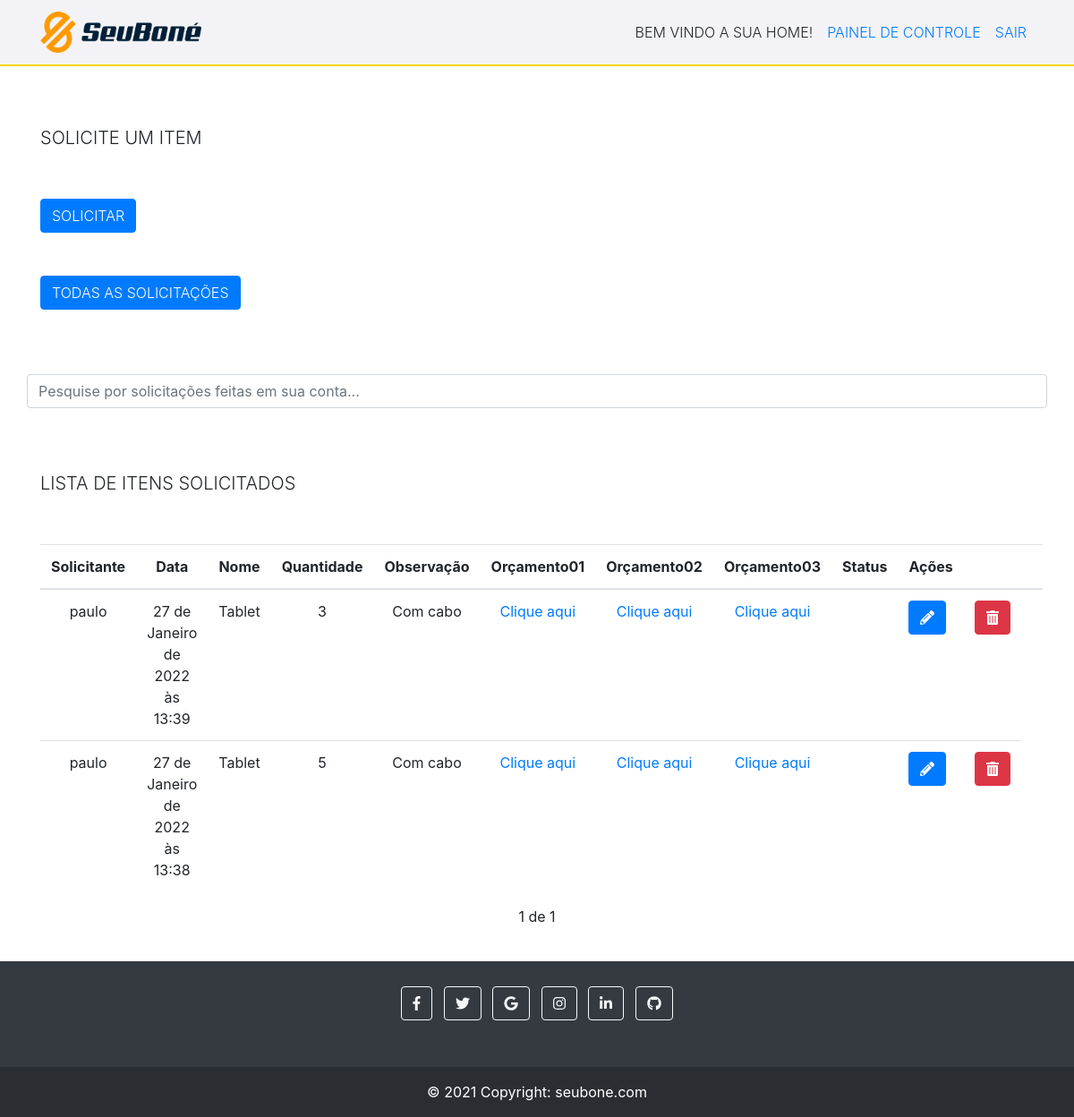
Page / (signed in) on the committed database.
### tasks/models.py (models this page shows, shortened)
class Task(models.Model):
    STATUS = (
        ('solicitado', 'Solicitado'),
        ('Comprado', 'Comprado'),
        ('Aguardando Orçamento', 'Aguardando Orçamento'),
        ('Recebido', 'Recebido'),
    )
    nome_item = models.CharField(max_length=255)
    quantidade = models.IntegerField(blank=True, null=True)
    observação = models.CharField(max_length=255, null=True)
    orçamento01 = models.FileField(upload_to='', blank=True, null=True) #onde o upload irá ficar tem que ser definido no Media_Root (settigns.py do projeto todo) (quando o site tiver no servidor deve se especificar uma outra pasta)
    orçamento02 = models.FileField(upload_to='', blank=True, null=True)
    orçamento03 = models.FileField(upload_to='', blank=True, null=True)
    status = models.CharField(
        max_length=22, #aqui precisa ficar o nmr máximo de caracteres que o status terá (ou seja colocamos o nmr máximo da maior palavra)
        choices=STATUS,
    )
    user = models.ForeignKey(get_user_model(), on_delete=models.CASCADE) #aqui será armazenado o id do usuário então iremos filtrar as solicitações de cada usuário para que cada usuário veja somente as suas.
    created_at = models.DateTimeField(auto_now_add=True)
    updated_at =models.DateTimeField(auto_now=True)

### tasks/views.py (the view)
# urls.py: path('', views.taskList, name='task-list'),
@login_required #Esse comando serve para proteger as urls, ou seja só acessa se estiver logado e autentidado
def taskList(request):
    tasks_list = Task.objects.all().order_by('-created_at').filter(user=request.user) #pegando todos os objects do banco, ordenando do mais novo para o mais antigo
    paginator = Paginator(tasks_list, 10)
    page = request.GET.get('page')
    tasks = paginator.get_page(page)
    return render(request, 'tasks/list.html', {'tasks': tasks}) #renderizando para um arquivo externo dentro da pasta templates, tasks

### tasks/templates/tasks/list.html (shortened to what this page needs)
{% extends 'base.html' %}
{% block content %}
<br>
<br>
<div class="container titulo" >
    <h5 class="text-uppercase font-weight-light text-monospace">Solicite um item</h5>
</div>
<br>
<br>
            <div class="container" >
                <a href="newtask/" >
                        <button type="button" class="btn btn-primary botao text-uppercase font-weight-light text-monospace">Solicitar</button>
                </a>
                <br>
                <br>
                <br>
                <a href="solicitacoesGerais/" >
                     <button type="button" class="btn btn-primary botao text-uppercase font-weight-light text-monospace">Todas as solicitações</button>
                 </a>
                 <br>
                 <br>
                 <br>
                 <br>
            </div>
            <div class="col-12 container ajustePesquisar" >
                <input class="form-control container" id="myInput" type="text" placeholder="Pesquise por solicitações feitas em sua conta..." >
             </div>
             <br>
    <br>
    <br>
    <div class="container" >
        <h5 class="text-uppercase font-weight-light text-monospace">Lista de itens solicitados</h5>
    </div>
    <br>
    <br>
    <div class="container" >
    <div class="tabela">
        <table class="table">
            <thead>
            <tr>
                <th style="text-align: center;" >Solicitante</th>
                <th style="text-align: center;" >Data</th>
                <th style="text-align: center;" >Nome</th>
                <th style="text-align: center;" >Quantidade</th>
                <th style="text-align: center;" >Observação</th>
                <th style="text-align: center;" >Orçamento01</th>
                <th style="text-align: center;" >Orçamento02</th>
                <th style="text-align: center;" >Orçamento03</th>
                <th style="text-align: center;" >Status</th>
                <th style="text-align: center;" >Ações</th>
                <th></th>
                <th></th>
            </tr>
            </thead>
            <tbody id="myTable" class="alinhar">
            {% for task in tasks %}
            <tr>
                <td style="text-align: center;" >{{task.user}}</td>
                <td style="text-align: center;" >{{task.created_at}}</td>
                <td style="text-align: center;" >{{task.nome_item}}</td>
                <td style="text-align: center;" >{{task.quantidade}}</td>
                <td style="text-align: center;" >{{task.observação}}</td>
                <td style="text-align: center;" ><a href="/midia/{{task.orçamento01}}" >Clique aqui</a></td>
                <td style="text-align: center;" ><a href="/midia/{{task.orçamento02}}" >Clique aqui</a></td>
                <td style="text-align: center;" ><a href="/midia/{{task.orçamento03}}" >Clique aqui</a></td>
                <td style="text-align: center;" >{{task.status}}</a></td>
                <td>
                    <a href="edit/{{task.id}}" ><button type="button" class="btn btn-primary"><i class="fas fa-pencil-alt"></i></button></a>
                </td>
                <td>
                    <a href="delete/{{task.id}}" class="delete-btn" ><button type="button" class="btn btn-danger"><i class="fas fa-trash-alt"></i></button></a>
                </td>
            </tr>
            {% endfor %}
            </tbody>
        </table>
        <div class="pagination" >
            <span class="step-links" >
                <span class="current" >
                    {{ tasks.number }} de {{ tasks.paginator.num_pages }}
                </span>
            </span>
        </div>
        <br>
        <br>
        <br>
        <br>
        <br>
        <br>
        <br>
        <br>
        </div>
    </div>
{% endblock %}

### tasks/templates/base.html (style rules this page uses)
html, body { background-color: #ffffff; }

### tasks/templates/tasks/list.html (style rules this page uses)
.pagination { margin-bottom: 20px; }
.step-links { position: relative; margin-left: auto; margin-right: auto; }
.step-links .current { margin-left: 5px; margin-right: 5px; }

### rows in the picture
Task: user "paulo", created_at "27 de Janeiro de 2022 às 13:39", nome_item "Tablet", quantidade "3", observação "Com cabo"
Task: user "paulo", created_at "27 de Janeiro de 2022 às 13:38", nome_item "Tablet", quantidade "5", observação "Com cabo"

### other values in the picture
{{ tasks.number }} "1"
{{ tasks.paginator.num_pages }} "1"
